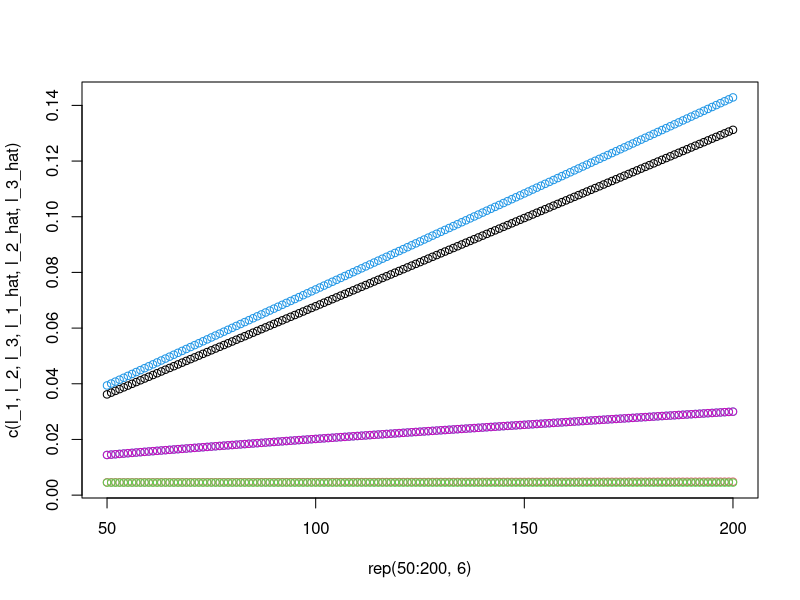
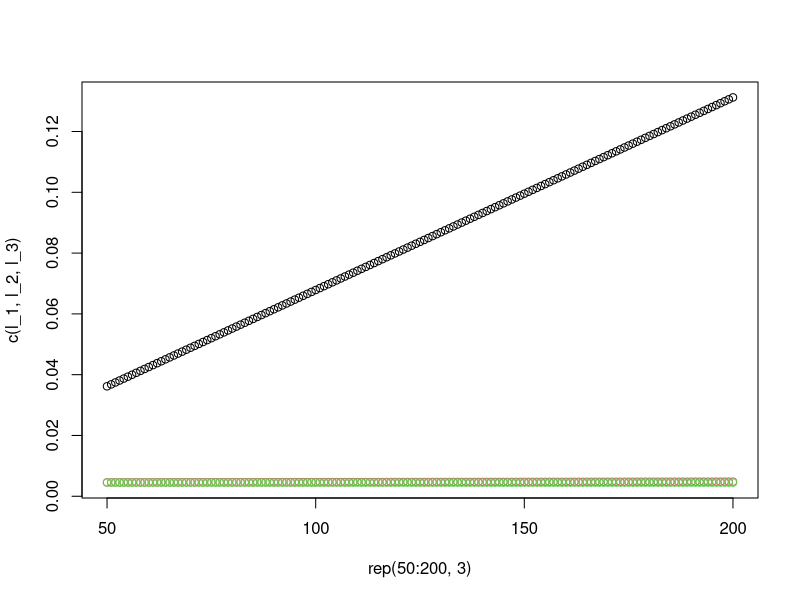
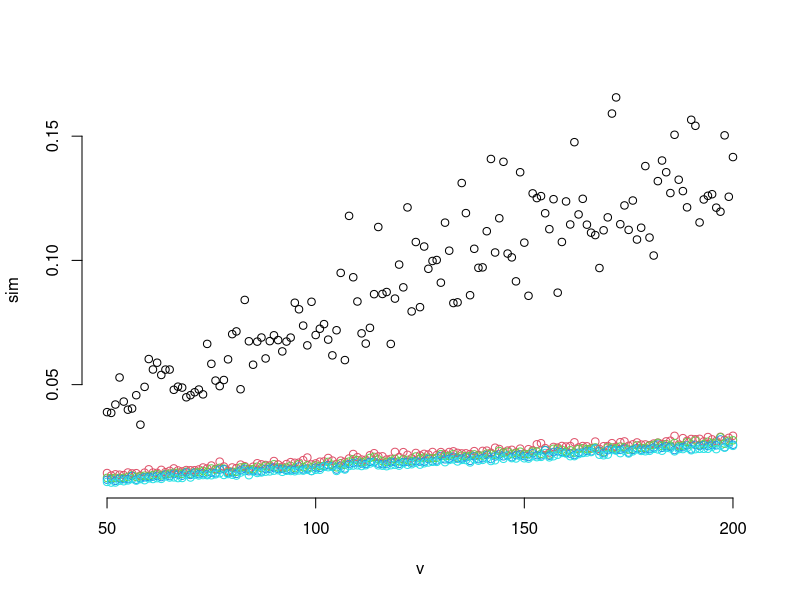

Recreate these plots in R, in order. (Note: a time limit stopped this script after it produced the figures.)
b<-1
s_b<-.01
s_f<-0.000158
s_e<-0.0045
n<-80
k<-4
N<-100
cota<-(((s_e)/(s_f*s_b))^2)/n


l_1<-c()
l_2<-c()
l_3<-c()
l_1_hat<-c()
l_2_hat<-c()
l_3_hat<-c()

for(p in 50:200){
  l_1<-c(l_1,(s_f*p*(b*b*k+s_b))+s_e)
  l_2<-c(l_2,(s_f*p*s_b)+s_e)
  l_3<-c(l_3,s_e)
  l_1_hat<-c(l_1_hat,((s_f*p*(b*b*k+s_b))+s_e)*(1+(s_e/(n*s_f*(s_b+(k*b^2))))))
  if(p>=cota){
    l_2_hat<-c(l_2_hat,((s_f*p*s_b)+s_e)*(1+(s_e/(n*s_f*s_b))))
  }
  else{
    l_2_hat<-c(l_2_hat,s_e*((1+sqrt(p/n))^2))
  }
  l_3_hat<-c(l_3_hat,s_e*((1+sqrt(p/n))^2))
}

plot(rep(50:200,6),
     c(l_1,l_2,l_3,l_1_hat,l_2_hat,l_3_hat),
     col=c(rep(1,151),rep(2,151),rep(3,151),rep(4,151),rep(5,151),rep(6,151)))
plot(rep(50:200,3),c(l_1,l_2,l_3),col=c(rep(1,151),rep(2,151),rep(3,151)))



#R=LF'+e
R<-function(){
  resultado<-c()
  for(p in 50:200){
    L<-matrix(rnorm(p*k,b,sqrt(s_b)),p,k)
    F_<-matrix(rnorm(n*k,0,sqrt(s_f)),n,k)
    e<-matrix(rnorm(p*n,0,sqrt(s_e)),p,n)
    R<-L%*%t(F_)+e
    SIGMA<-R%*%t(R)/n
    resultado<-c(resultado,eigen(SIGMA)$values[1:5])
  }
  return(resultado)
}



sim<-R()
sim

v<-c()
for (i in 50:200) {
  v<-c(v,rep(i,5))
}
plot(v,sim,col=rep(1:5,151),frame.plot = F)



simulaciones<-function(N){
  simulaciones<-matrix(0,N,755)
  for(i in 1:N){
    simulaciones[i,]<-R()
  }
  return(simulaciones)
}

SIMULACIONES<-simulaciones(N)


v2<-c()
for (i in 50:200) {
  v2<-c(v2,rep(i,N*5))
}


tercer<-function(datos){
  quantile(datos,.75)
}
primer<-function(datos){
  quantile(datos,.25)
}

plot(v2,SIMULACIONES,xlab="p")
lines(v[which(1:length(v)%%5==1)],
      primerquartil[which(1:length(v)%%5==1)],
      col="red", lty = 2)
lines(v[which(1:length(v)%%5==1)],
      tercerquartil[which(1:length(v)%%5==1)],
      col="blue", lty =2)
lines(v[which(1:length(v)%%5==1)],
      promedio[which(1:length(v)%%5==1)],
      col="white",lty=2)
lines(50:200,l_1,col="green")
lines(50:200,l_2,col="green")
lines(50:200,l_3,col="green")

#prom<-colSums(SIMULACIONES)/2
promedio<-apply(SIMULACIONES, 2,mean)
primerquartil<-apply(SIMULACIONES, 2, tercer)
tercerquartil<-apply(SIMULACIONES,2,primer)


#plot(v,tercerquartil,col="blue")

legend(50, .2, legend=c("3q L1", "mean L1","1q L1","teoricos"),
       col=c("red", "white","blue","green"), lty=c(2,2,2,1), cex=0.8)




#PLOT CON LA CORRECCION
plot(v2,SIMULACIONES,xlab="p")
lines(v[which(1:length(v)%%5==1)],
      primerquartil[which(1:length(v)%%5==1)],
      col="red", lty = 2)
lines(v[which(1:length(v)%%5==1)],
      tercerquartil[which(1:length(v)%%5==1)],
      col="blue", lty =2)
lines(v[which(1:length(v)%%5==1)],
      promedio[which(1:length(v)%%5==1)],
      col="white",lty=2)
lines(50:200,l_1_hat,col="green")
lines(50:200,l_2_hat,col="green")
lines(50:200,l_3_hat,col="green")
